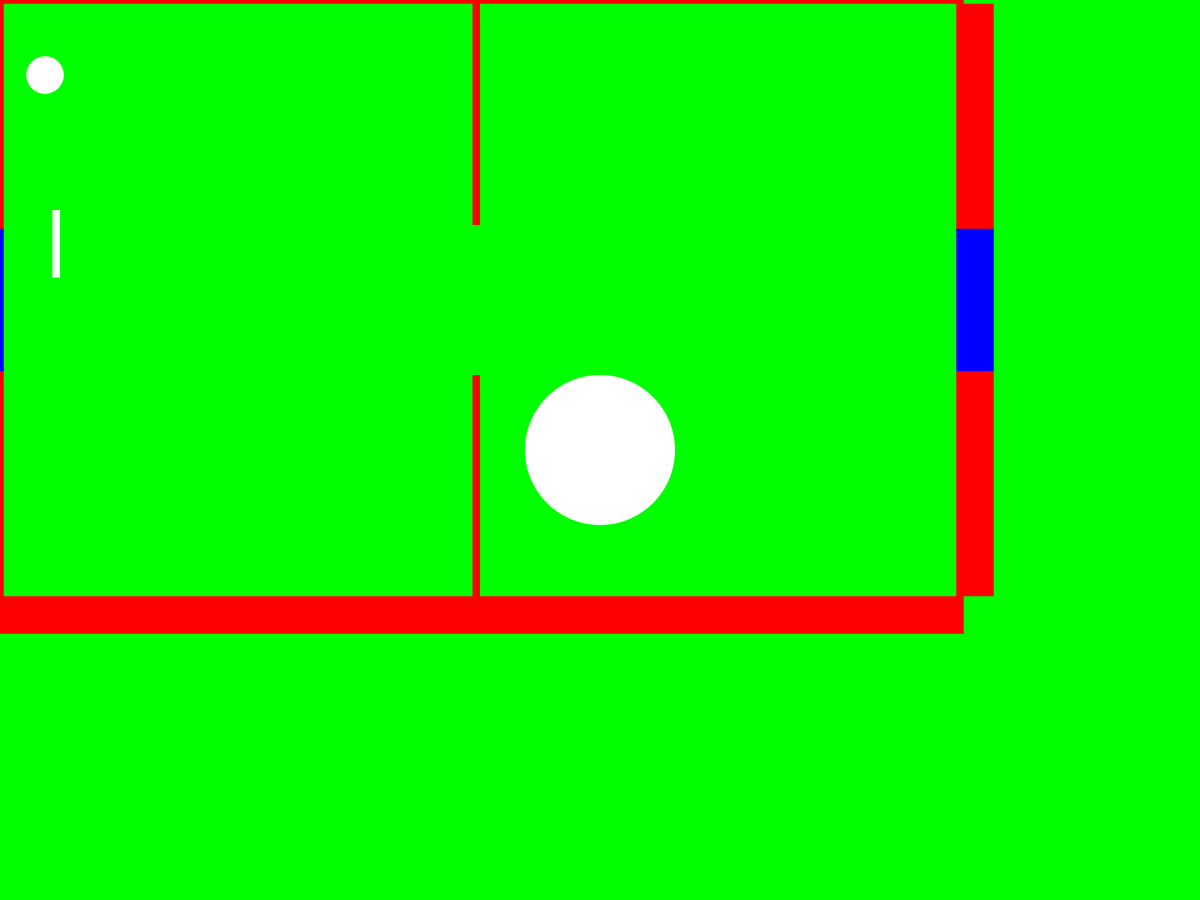
Frame 1 (no input)
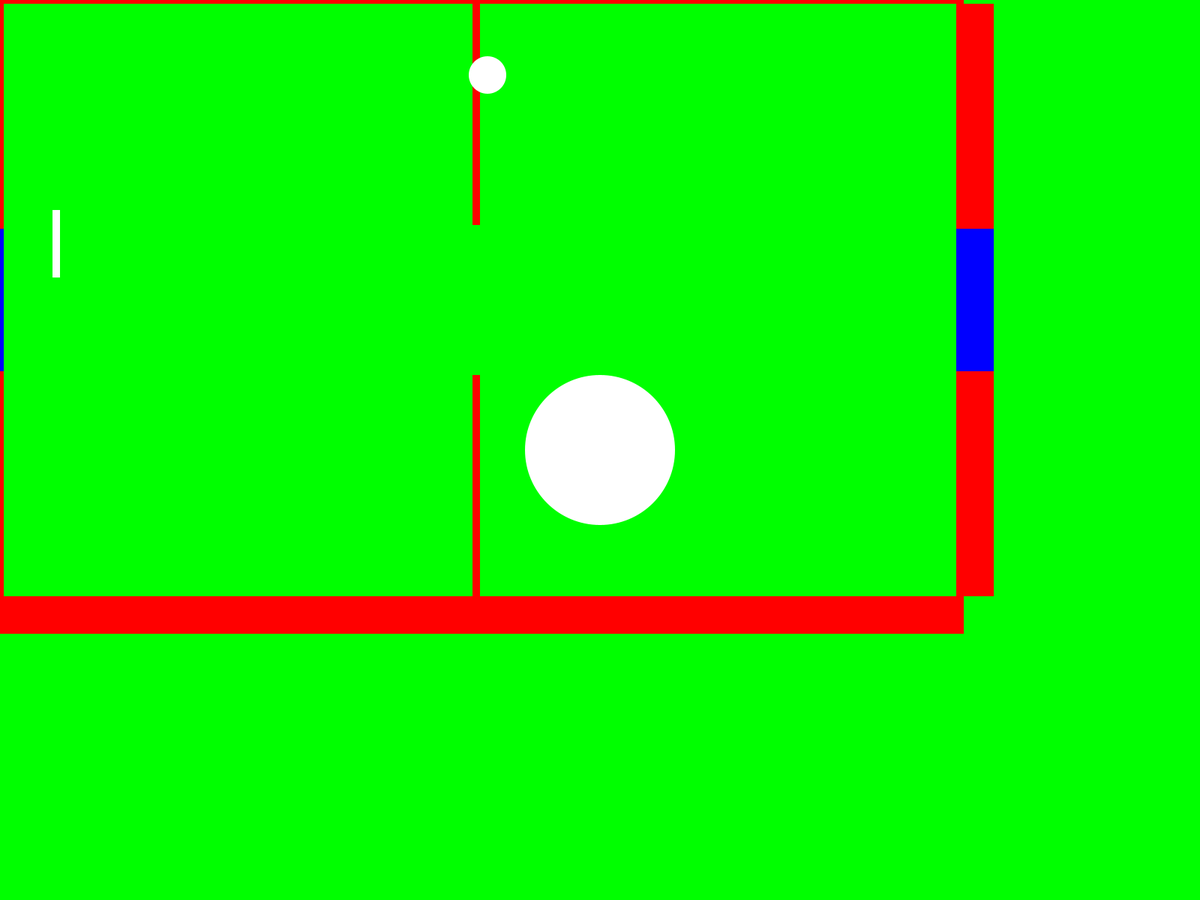
Frame 60 (the mouse pressed at the canvas centre just before this capture)
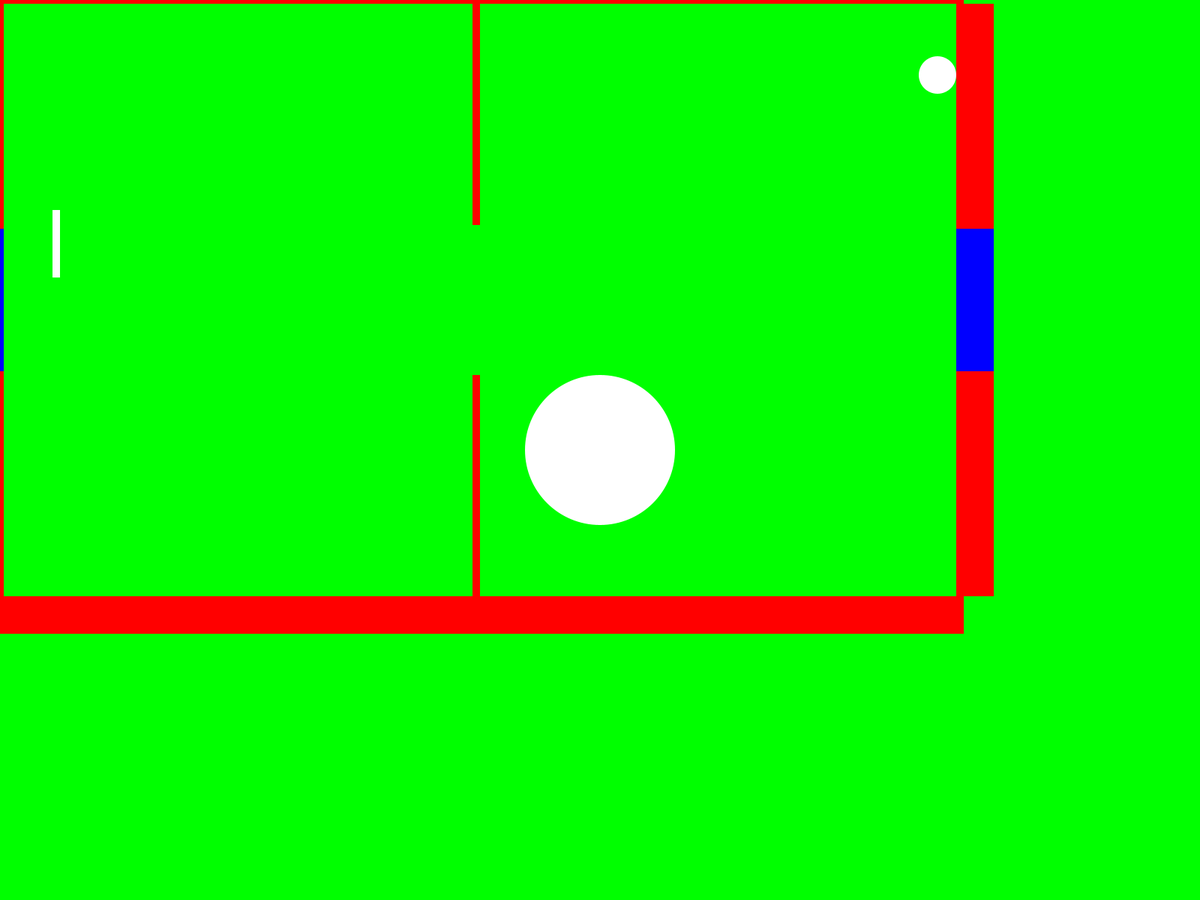
Frame 120 (the mouse held since frame 60 and released just before this capture)

The Processing sketch that drew these frames (run headless with seeded random() and noise(); from frame 60 on, the mouse is pressed at the canvas centre):

// Processing sketch: IF_STATEMENTS
// ── IF_STATEMENTS.pde
PShape square9;
PShape square;
PShape square2;
PShape square3;
PShape square4;
PShape square5;
PShape square6;
PShape square7;
PShape square8;
PShape circle;
PShape circle2;
PShape arc;
int diameter=50;
int positionX=50;
int Switch=0;
int position;
int x;

int y;

void setup() {
  fullScreen();
  
//arc(width/2, height/10,200,100,HALF_PI,-HALF_PI);
//arc(width/2, height/10, 300, 800, -HALF_PI, HALF_PI);
 circle2=createShape(RECT,605,475,10,300);
 circle2.setFill(color(255,0,0));
 circle2.setStroke(false);
 circle=createShape(RECT,605,-25,10,300);
 circle.setFill(color(255,0,0));
 circle.setStroke(false);
 square8=createShape(RECT,1250 ,-20,50,300);
 square8.setFill(color(255,0,0));
 square8.setStroke(false);
  square7=createShape(RECT,1250 ,470,50,300);
 square7.setFill(color(255,0,0));
 square7.setStroke(false);
  square6=createShape(RECT,-70,470,50,300);
 square6.setFill(color(255,0,0));
 square6.setStroke(false);
  square5=createShape(RECT,-30,770,1290,50);
 square5.setFill(color(255,0,0));
 square5.setStroke(false);
  square4=createShape(RECT,-20,-340,1280,320);
 square4.setFill(color(255,0,0));
 square4.setStroke(false);
  square3=createShape(RECT,-70,-40,50,320);
 square3.setFill(color(255,0,0));
 square3.setStroke(false);
  square2= createShape(RECT,1250,280,50,190);
 square2.setFill(color(0,0,255));
 square2.setStroke(false);
  square = createShape(RECT, -70,280, 50, 190);
 square.setStroke(false);
 square.setFill(color(0, 0, 255));
 noStroke(); 
 smooth();
}

void draw() {
  background(0,255,0);
  DrawBoard();
  


}

void DrawBoard()
{
   
  ellipse(width/2, height/2, 200,200);
  rect(70, 280, 10, 90);
//arc(620,280,200,200,0,PI);
//arc(628, 380, 200, 200, 0, PI);
  shape(square,25,25);
  shape(square2,25,25);
  shape(square3,25,25);
  shape(square4,25,25);
  shape(square5,25,25);
  shape(square6,25,25);
  shape(square7,25,25);
  shape(square8,25,25);
  shape(circle2,25,25);
  shape(circle,25,25);
  if(positionX>=width-diameter/2){
    Switch=1;
  }
  if(positionX==diameter/2){
    Switch=0;
  }
      if(Switch==0){
      positionX+=10; //position=position+1;
}
      else{
        positionX-=10;
  }
  ellipse(positionX,100,diameter,diameter);
  println(positionX);
}
